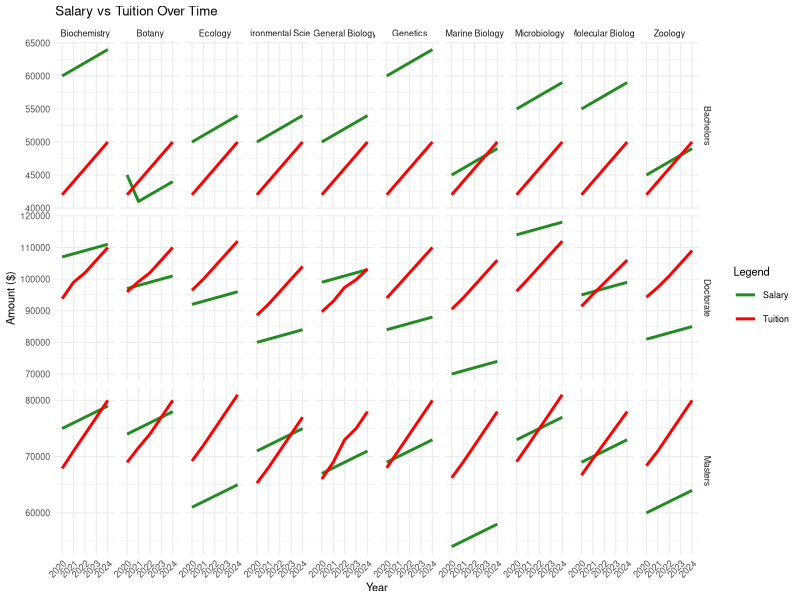
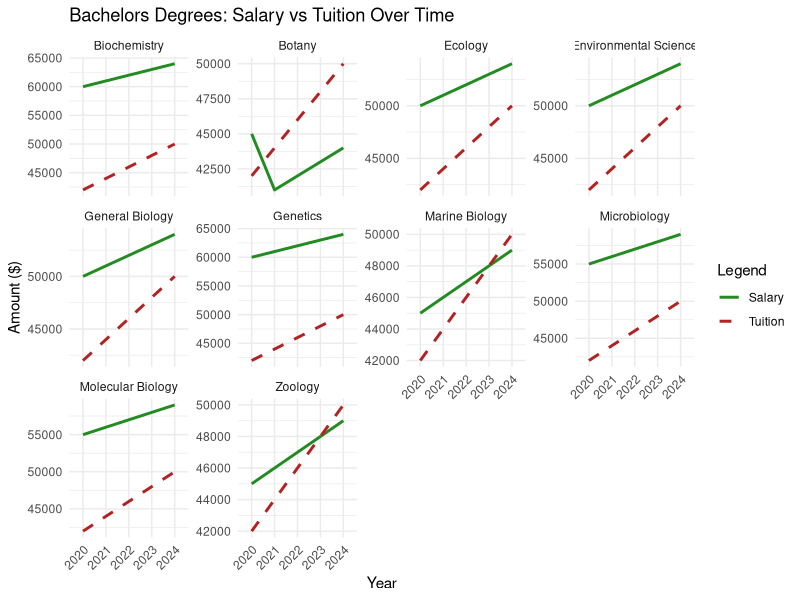
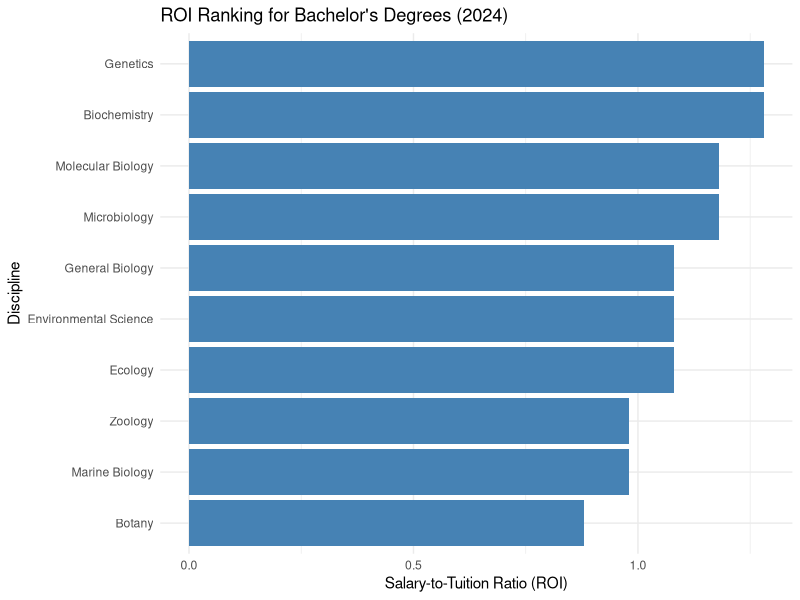
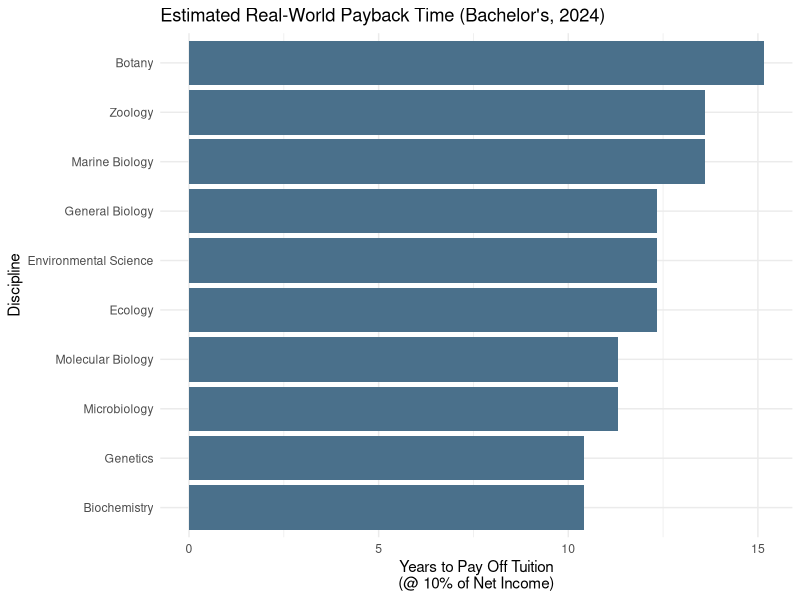
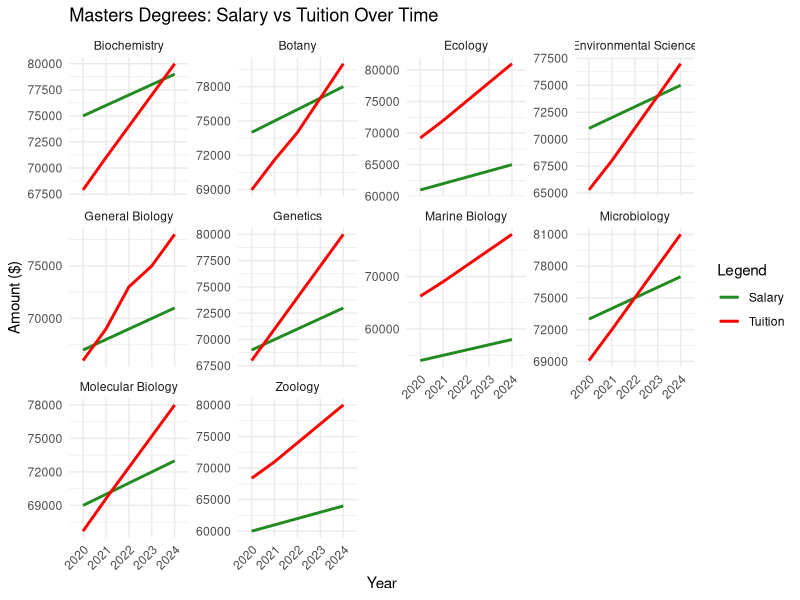
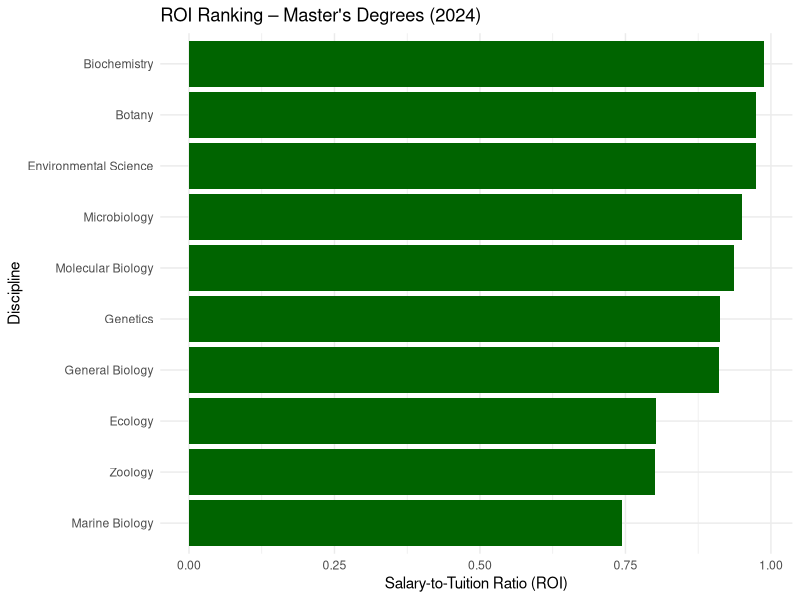
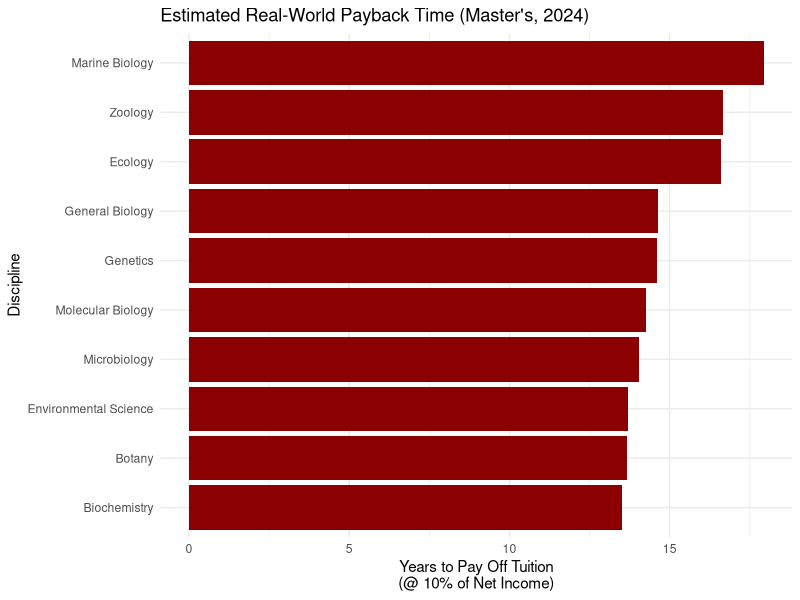
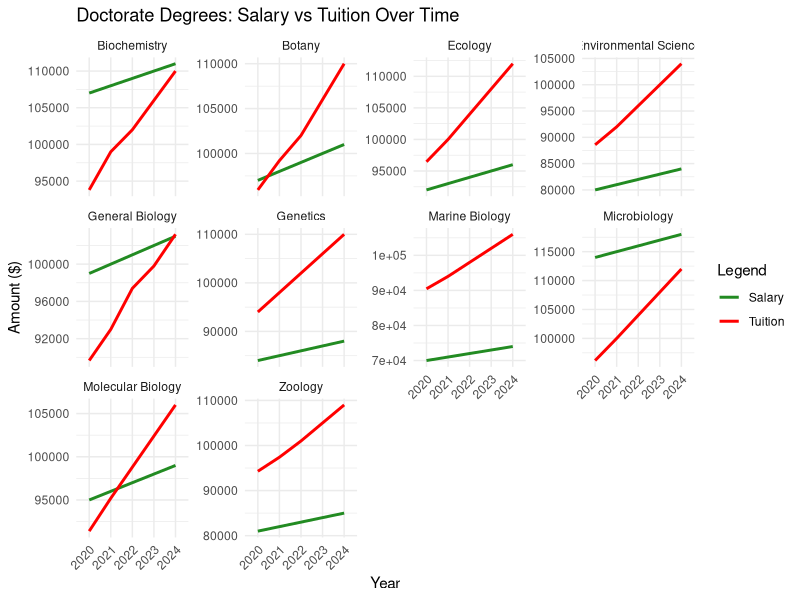

The R script that drew these images, in order:

library(readxl)
library(tidyverse)
library(scales)
library(kableExtra)


raw_data <- read_excel("Degree vs Income Data.xlsx")

# Identify where each section begins
masters_start <- which(raw_data$`Bachelors Degree` == "Masters Degree")
doctorate_start <- which(raw_data$`Bachelors Degree` == "Doctorate Degree")

# Split data into 3 sections
bachelors_data <- raw_data[1:(masters_start - 1), ] %>%
  mutate(DegreeLevel = "Bachelors")

masters_data <- raw_data[(masters_start + 1):(doctorate_start - 1), ] %>%
  mutate(DegreeLevel = "Masters")

doctorate_data <- raw_data[(doctorate_start + 1):nrow(raw_data), ] %>%
  mutate(DegreeLevel = "Doctorate")


# Combine all into one clean dataframe
clean_data <- bind_rows(bachelors_data, masters_data, doctorate_data) %>%
  rename(Discipline = `Bachelors Degree`)


# Optional: reorder columns
clean_data <- clean_data %>%
  relocate(DegreeLevel, .before = Discipline)


# View result
head(clean_data)




#now convert to long format for plotting
# Make salary long
salary_long <- clean_data %>%
  pivot_longer(
    cols = starts_with("Average Salary"),
    names_to = "Year",
    values_to = "Salary"
  ) %>%
  mutate(Year = str_extract(Year, "\\d+"))



# Make tuition long
tuition_long <- clean_data %>%
  pivot_longer(
    cols = starts_with("Average Tuition"),
    names_to = "Year",
    values_to = "Tuition"
  ) %>%
  mutate(Year = str_extract(Year, "\\d+"))




tidy_data <- left_join(salary_long, tuition_long,
                       by = c("DegreeLevel", "Discipline", "Year"))



ggplot(tidy_data, aes(x = Year, group = interaction(DegreeLevel, Discipline))) +
  geom_line(aes(y = Salary, color = "Salary"), size = 1) +
  geom_line(aes(y = Tuition, color = "Tuition"), size = 1) +
  facet_grid(DegreeLevel ~ Discipline, scales = "free_y") +
  scale_color_manual(values = c("Salary" = "forestgreen", "Tuition" = "red")) +
  labs(title = "Salary vs Tuition Over Time",
       x = "Year", y = "Amount ($)", color = "Legend") +
  theme_minimal(base_size = 8) +
  theme(axis.text.x = element_text(angle = 45, hjust = 1))


#split the degree levels
# Split data into three degree levels
bachelors_data <- tidy_data %>% filter(DegreeLevel == "Bachelors")
masters_data   <- tidy_data %>% filter(DegreeLevel == "Masters")
doctorate_data <- tidy_data %>% filter(DegreeLevel == "Doctorate")


# bachelors plot
ggplot(bachelors_data, aes(x = Year, group = Discipline)) +
  geom_line(aes(y = Salary, color = "Salary"), size = 1) +
  geom_line(aes(y = Tuition, color = "Tuition"), size = 1, linetype = "dashed") +
  facet_wrap(~Discipline, scales = "free_y") +
  scale_color_manual(values = c("Salary" = "forestgreen", "Tuition" = "firebrick")) +
  labs(title = "Bachelors Degrees: Salary vs Tuition Over Time",
       x = "Year", y = "Amount ($)", color = "Legend") +
  theme_minimal() +
  theme(axis.text.x = element_text(angle = 45, hjust = 1))

# Filter to 2024 data only
bachelors_2024 <- bachelors_data %>%
  filter(Year == "2024") %>%
  mutate(
    ROI = Salary / Tuition
  )

# Filter for 2024 data
bachelors_2024 <- bachelors_data %>%
  filter(Year == "2024") %>%
  mutate(
    ROI = Salary / Tuition
  ) %>%
  arrange(desc(ROI)) %>%
  mutate(Rank = row_number())  # Add a ranking column
# View full ranked table
print(bachelors_2024 %>% select(Rank, Discipline, Salary, Tuition, ROI))

ggplot(bachelors_2024, aes(x = reorder(Discipline, ROI), y = ROI)) +
  geom_col(fill = "steelblue") +
  coord_flip() +
  labs(title = "ROI Ranking for Bachelor's Degrees (2024)",
       x = "Discipline",
       y = "Salary-to-Tuition Ratio (ROI)") +
  theme_minimal()

bachelors_real_world <- bachelors_data %>%
  filter(Year == "2024") %>%
  mutate(
    NetIncome = Salary * 0.75,
    AnnualLoanPayment = NetIncome * 0.10,
    RealWorldPaybackYears = Tuition / AnnualLoanPayment
  ) %>%
  arrange(RealWorldPaybackYears) %>%
  mutate(Rank = row_number()) %>%
  select(Rank, Discipline, Salary, Tuition, RealWorldPaybackYears)

ggplot(bachelors_real_world, aes(x = reorder(Discipline, RealWorldPaybackYears), y = RealWorldPaybackYears)) +
  geom_col(fill = "skyblue4") +
  coord_flip() +
  labs(title = "Estimated Real-World Payback Time (Bachelor's, 2024)",
       x = "Discipline",
       y = "Years to Pay Off Tuition\n(@ 10% of Net Income)") +
  theme_minimal()

knitr::kable(bachelors_real_world, digits = 1,
             caption = "Estimated Payback Time (Real World) – Bachelor's Degrees (2024)")







# Masters plot


ggplot(masters_data, aes(x = Year, group = Discipline)) +
  geom_line(aes(y = Salary, color = "Salary"), size = 1) +
  geom_line(aes(y = Tuition, color = "Tuition"), size = 1) +
  facet_wrap(~Discipline, scales = "free_y") +
  scale_color_manual(values = c("Salary" = "forestgreen", "Tuition" = "red")) +
  labs(title = "Masters Degrees: Salary vs Tuition Over Time",
       x = "Year", y = "Amount ($)", color = "Legend") +
  theme_minimal() +
  theme(axis.text.x = element_text(angle = 45, hjust = 1))

# Filter Master's data for 2024 and calculate ROI
masters_2024 <- masters_data %>%
  filter(Year == "2024") %>%
  mutate(
    ROI = Salary / Tuition
  ) %>%
  arrange(desc(ROI)) %>%
  mutate(Rank = row_number()) %>%
  select(Rank, Discipline, Salary, Tuition, ROI)

masters_real_world <- masters_data %>%
  filter(Year == "2024") %>%
  mutate(
    NetIncome = Salary * 0.75,
    AnnualLoanPayment = NetIncome * 0.10,
    RealWorldPaybackYears = Tuition / AnnualLoanPayment
  ) %>%
  arrange(RealWorldPaybackYears) %>%
  mutate(Rank = row_number()) %>%
  select(Rank, Discipline, Salary, Tuition, RealWorldPaybackYears)

ggplot(masters_2024, aes(x = reorder(Discipline, ROI), y = ROI)) +
  geom_col(fill = "darkgreen") +
  coord_flip() +
  labs(title = "ROI Ranking – Master's Degrees (2024)",
       x = "Discipline",
       y = "Salary-to-Tuition Ratio (ROI)") +
  theme_minimal()

ggplot(masters_real_world, aes(x = reorder(Discipline, RealWorldPaybackYears), y = RealWorldPaybackYears)) +
  geom_col(fill = "darkred") +
  coord_flip() +
  labs(title = "Estimated Real-World Payback Time (Master's, 2024)",
       x = "Discipline",
       y = "Years to Pay Off Tuition\n(@ 10% of Net Income)") +
  theme_minimal()

knitr::kable(masters_real_world, digits = 1,
             caption = "Estimated Payback Time (Real World) – Master's Degrees (2024)")












# Doctorate Plot
ggplot(doctorate_data, aes(x = Year, group = Discipline)) +
  geom_line(aes(y = Salary, color = "Salary"), size = 1) +
  geom_line(aes(y = Tuition, color = "Tuition"), size = 1) +
  facet_wrap(~Discipline, scales = "free_y") +
  scale_color_manual(values = c("Salary" = "forestgreen", "Tuition" = "red")) +
  labs(title = "Doctorate Degrees: Salary vs Tuition Over Time",
       x = "Year", y = "Amount ($)", color = "Legend") +
  theme_minimal() +
  theme(axis.text.x = element_text(angle = 45, hjust = 1))

# ROI and Real-World Payback for Doctorate Degrees
doctorate_2024 <- doctorate_data %>%
  filter(Year == "2024") %>%
  mutate(
    ROI = Salary / Tuition,
    NetIncome = Salary * 0.75,
    AnnualLoanPayment = NetIncome * 0.10,
    RealWorldPaybackYears = Tuition / AnnualLoanPayment
  )


ggplot(doctorate_2024, aes(x = reorder(Discipline, ROI), y = ROI)) +
  geom_col(fill = "darkgreen") +
  coord_flip() +
  labs(title = "ROI Ranking – Doctorate Degrees (2024)",
       x = "Discipline",
       y = "Salary-to-Tuition Ratio (ROI)") +
  theme_minimal()

# Create ranked summary table
doctorate_real_world <- doctorate_2024 %>%
  arrange(RealWorldPaybackYears) %>%
  mutate(Rank = row_number()) %>%
  select(Rank, Discipline, Salary, Tuition, RealWorldPaybackYears)


knitr::kable(doctorate_real_world, digits = 1,
             caption = "Estimated Payback Time (Real World) – Doctorate Degrees (2024)")



# Top and bottom 3 of any discipline across all degrees

# Combine all degree levels and calculate real-world payback
combined_2024 <- bind_rows(bachelors_data, masters_data, doctorate_data) %>%
  filter(Year == "2024") %>%
  mutate(
    NetIncome = Salary * 0.75,
    AnnualLoanPayment = NetIncome * 0.10,
    RealWorldPaybackYears = Tuition / AnnualLoanPayment
  )

# Add a flag to mark top or bottom 3
top_and_bottom3 <- combined_2024 %>%
  arrange(RealWorldPaybackYears) %>%
  slice(c(1:3, (n() - 2):n())) %>%
  mutate(Position = case_when(
    row_number() <= 3 ~ "top",
    TRUE ~ "bottom"
  )) %>%
  select(Position, DegreeLevel, Discipline, Salary, Tuition, RealWorldPaybackYears)

# Build styled table
top_and_bottom3 %>%
  mutate(Discipline = ifelse(
    Position == "top",
    cell_spec(Discipline, underline = TRUE, color = "darkgreen"),
    cell_spec(Discipline, underline = TRUE, color = "darkred")
  )) %>%
  select(-Position) %>%
  kable(format = "html", escape = FALSE, digits = 1,
        caption = "Top & Bottom 3 Disciplines by Real-World Payback Time – All Degree Levels (2024)") %>%
  kable_styling(full_width = FALSE, bootstrap_options = c("striped", "hover", "condensed"))
